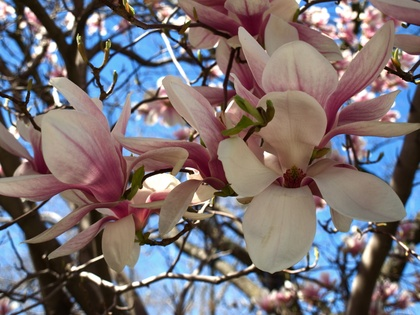
%> input picture pset13/seamCarving/Input/P4250487.jpg, 420 x 315 px, shrunk from 3648 x 2736 before the run
$ octave --eval "Color2Grey('../seamCarving/Input/P4250487.jpg');"   (GNU Octave 9; MATLAB toolbox functions it lacks are replaced by stand-ins)
%> lines starting %> are read from the running program, lines starting %| are printed output that depends on the picture; long printed decimals are rounded
### pset13/Color2GreyRelaxMatlabCode/helper/ImgResize.m
function [ResizedImg]=ImgResize(InImg, RESIZE, imSize)
% function [InImgVec]=InImgXYZto3Vec(InImg)
% Input: w x h x component image
% returns w*h x component array (cols are components, rows are values)
% has option to RESIZE image with width = imSize

  [InImgCol,InImgRow,InImgCh] = size(InImg);

if (RESIZE && InImgRow > imSize && InImgCol > imSize)
    if (0)
        Rsq = resize(double(InImg(:,:,1)), imSize);
        Gsq = resize(double(InImg(:,:,2)), imSize);
        Bsq = resize(double(InImg(:,:,3)), imSize);
    end;
    if (1)
        Rsq =  im_resize(double(InImg(:,:,1)), floor(imSize*InImgRow/InImgCol), floor(imSize*InImgCol/InImgCol));
        Gsq =  im_resize(double(InImg(:,:,2)), floor(imSize*InImgRow/InImgCol), floor(imSize*InImgCol/InImgCol));
        Bsq =  im_resize(double(InImg(:,:,3)), floor(imSize*InImgRow/InImgCol), floor(imSize*InImgCol/InImgCol));
    end;
    InImgRow = size(Rsq,2);
    InImgCol = size(Rsq,1);
else
    Rsq = InImg(:,:,1);
    Gsq = InImg(:,:,2);
    Bsq = InImg(:,:,3);
end;
ResizedImg=zeros(size(Rsq,1),size(Rsq,2),3);
ResizedImg(:,:,1)=Rsq;
ResizedImg(:,:,2)=Gsq;
ResizedImg(:,:,3)=Bsq;

### pset13/Color2GreyRelaxMatlabCode/helper/im_resize.m
function newimg = im_resize(img,nw,nh)
%IM_RESIZE Resize an image using bicubic interpolation
%
%          NEWIMG = IM_RESIZE(IMG,NW,NH) Given input image IMG,
%          returns a new image NEWIMG of size NWxNH.

% Matthew Dailey 2000

  if nargin ~= 3
    error('usage: im_resize(image,new_wid,new_ht)');
  end;

  ht_scale = size(img,1) / nh;
  wid_scale = size(img,2) / nw;

  newimg = interp2(img,(1:nw)*wid_scale,(1:nh)'*ht_scale,'cubic');

### pset13/Color2GreyRelaxMatlabCode/helper/clampM.m
function [Mnew] = clampM(M,minv,maxv)
% function [Mnew] = clamp(M,minv,maxv)
% Given a matrix M, checks each value v, this function clamps value to be in range minv to maxv
[m, n] = size(M);
Mnew = zeros(size(M));
for j=1:m
    for i = 1:n
        v = M(j,i);

        if (v == NaN)
            val = 0;
        elseif (v > maxv)
            val= maxv;
        elseif(v < minv)
            val  =minv;
        else val = v;
        end;
        Mnew(j,i) = val;
    end;
end;

### pset13/Color2GreyRelaxMatlabCode/colorspaces/RGBImg2LABImg.m
function [ LAB ] = RGBImg2LABImg(Img)

[ImgCol,ImgRow,ImgCh] = size(Img);

for j=1:ImgRow
    for i = 1:ImgCol
        [L a b] = RGB2Lab(Img(i,j,1),Img(i,j,2),Img(i,j,3));
        LAB(i,j,1) = L;  LAB(i,j,2) = a;  LAB(i,j,3) = b;
        if (MaxMax(L) > 100 || MinMin(L) < 0)
            fprintf('Error: L(%d,%d) = %f \n', i,j,L);
        end;
       if (MaxMax(a) > 500 || MinMin(a) < -500)
            fprintf('Error: a(%d,%d) = %f \n', i,j,L);
        end;
       if (MaxMax(b) > 500 || MinMin(b) < -500)
            fprintf('Error: b(%d,%d) = %f \n', i,j,L);
        end;


        % [6 lines of commented-out code are left out]
    end;
end;

### pset13/Color2GreyRelaxMatlabCode/colorspaces/LImg2RGBImg.m
function [ RGB ] = LImg2RGBImg(Img)
%%Converts a single L (of LAB) channel image into 3 channel RGB image

[ImgCol,ImgRow,ImgCh] = size(Img);

for j=1:ImgRow
    for i = 1:ImgCol
        [r g b] = Lab2RGB(Img(i,j,1),0,0);
        RGB(i,j,1) = r;  RGB(i,j,2) = g;  RGB(i,j,3) = b;
    end;
end;

### pset13/Color2GreyRelaxMatlabCode/colorspaces/ImgXYZto3Vec.m
function [ImgVec]=ImgXYZto3Vec(InImg)
% function [ImgVec]=ImgXYZto3Vec(Img)
% Input: w x h x component image
% returns w*h x component array (cols are components, rows are values)

  [InImgCol,InImgRow,InImgCh] = size(InImg);

%Want to represent a matrix of A such that row1 = R, row2 = G, row3=B
WH = InImgCol*InImgRow;
R =  reshape(InImg(:,:,1),1,WH);
G =  reshape(InImg(:,:,2),1,WH);
B =  reshape(InImg(:,:,3),1,WH);
RGBInImg = [R ;G; B];


% [11 lines of commented-out code are left out]
ImgVec = double(RGBInImg);

return;

### pset13/Color2GreyRelaxMatlabCode/helper/MaxMax.m
function M = MaxMax(x)
%MAXMAX Maximum of all elements in an n-dimension array
% S = MAXMAX(X)
%

%(C) David Corney (2000)   		D.Corney@cs.ucl.ac.uk

M=x;
for i = 1:ndims(x)
   M=max(M);
end

### pset13/Color2GreyRelaxMatlabCode/helper/MinMin.m
function M = MinMin(x)
%MINMIN Minimum of all elements in an n-dimension array
% S = MINMIN(X)
%

%(C) David Corney (2000)   		D.Corney@cs.ucl.ac.uk

M=x;
for i = 1:ndims(x)
   M=min(M);
end

### pset13/Color2GreyRelaxMatlabCode/Color2Grey.m
function [] = Color2Grey(fileName)
%> called with fileName = '../seamCarving/Input/P4250487.jpg'

ImgPath = './';

%% Color2Grey via Relaxation
%%  Copyright 2005

%% Basic idea is to take the changes in Color image (Cij & Tij) and make a
%% new Gray image where the difference between dGij and Tij are minimized

%Since this is matlab, it is really easy to do this as a vector
% operation... the problem is that this won't work for large
% image, but this matlab code is just for prototyping

%%%%%%%%%%%%%%%%%%%%%%%%%  INITIALIZE VARIABLES   %%%%%%%%%%%%%%%%%%%%%%%%%

% Since the difference in A & B channels are large, we scale them  using
% sigmoid like function tanh
crunchTop = 8;

%This code has a default theta of 135 degrees, using
%cool =  Blue/Green  warm = yellow/red

%Number of iterations for relaxing image
MAX_ITER = 15;
MIN_ITER = 10;

%flag which allows us to stop early if it converges before MAX_ITER
STOP_CONSTRAINT = 0; %Init flag  %Allows it to stop early by setting this flag to 1

% Add option for adding random offset if mean difference is 0
USE_RANDOM_BUMP = 0;  %In practice, this just makes it oscilate longer...

%Pick little increment to add or subtract from G to make it get close to
%color image
little = 1; %.5;

USE_OPTIMIZED_T = 1; %Take advantage of T as 0 on diag, upper/lower symmetric
T_WH = 0;  %size of vector T when using vector rep for symmetric upper/lower triangle

%For plotting figures
gridw = 5; gridh = 1; line = 1;
DISPLAY = 1;

%If the image is too large, it takes too long or may run out of memory
% If RESIZE == 1, then we resize image to have width of imSize and
% proportional height
RESIZE = 1; imSize = 10;


%%%%%%%%%%%%%%%%%%%%  LOAD IMAGES   %%%%%%%%%%%%%%%%%%%%%%%%%

ImgO = imread(strcat(ImgPath, fileName));
%> ImgO is the input picture: size 315x420x3 uint8; mean R, G, B 121.1, 112.3, 116
figHandle = figure ;
if (RESIZE)
    Img = ImgResize(ImgO,RESIZE,imSize); Img = double(Img);
else
    Img = double(ImgO); imSize = size(Img,2);
end;
Img=clampM(Img,0,255.0);
%> after the loop in clampM, `for j=1:m`: val = 253

% [Img fileName figHandle] = myloadResizedImage(imgNum,gridw,gridh,RESIZE,imSize);
fprintf('Starting Relaxation on image: %s\n', fileName);


[ImgCol,ImgRow,ImgCh] = size(Img);
%> ImgCol = 10; ImgRow = 13; ImgCh = 3

%%%%%%%%%%%%%%%%%%%%  CONVERT IMAGE TO LAB   %%%%%%%%%%%%%%%%%%%%%%%%%

% Convert Image to Luminance Image:
fprintf('\tConvert image to LAB....\n');
LABImg = RGBImg2LABImg(Img);

NewLum = LABImg(:,:,1);

%Save a version of the default luminance
L2RGBImg = LImg2RGBImg(NewLum);

%%%%%%%%%%%%%%%%%%%%  Convert Image to VECTOR  %%%%%%%%%%%%%%%%%%%%%%%%%
%% it is faster in matlab to deal with images as vector..
%for loops are expensive

[LABImgVec] = ImgXYZto3Vec(LABImg);  %An array of (components) x (w*h)
%> in ImgXYZto3Vec, `R =  reshape(InImg(:,:,1),1,WH);`: R = 130 values, max 99.88 at index 46, min 24.91 at index 20, mean 70.43
%> in ImgXYZto3Vec, `G =  reshape(InImg(:,:,2),1,WH);`: G = 130 values, max 38.86 at index 71, min -10.29 at index 22, mean 3.44
%> in ImgXYZto3Vec, `B =  reshape(InImg(:,:,3),1,WH);`: B = 130 values, max 47.97 at index 66, min -25.31 at index 121, mean 2.38
%> in ImgXYZto3Vec, `RGBInImg = [R ;G; B];`: RGBInImg = 130 columns, first 8: [67.91 74.71 84.13 76.4 69.94 75.5 37.2 39.66; 3.87 1.66 -4.82 4.58 6.36 7.16 -0.95 1.86; -3.71 6.23 -22.08 3.58 -10.66 4.96 20.47 13.73]
%> in ImgXYZto3Vec, `ImgVec = double(RGBInImg);`: ImgVec has the same summary as RGBInImg
%> LABImgVec has the same summary as RGBInImg in ImgXYZto3Vec
[Comp WH] = size(LABImgVec);
%> Comp = 3; WH = 130

%%%%%%%%%%%%%%%% Variable INIT: string for saving files  %%%%%%%%%%%%%%%%%%%%%%%%%

filePATH = './';
str = sprintf('%sResArray_BGCool_crunchDiff%d_little%.2f_%s',filePATH,crunchTop,little,fileName);
str_grayImg  = sprintf('%sNewG%d_BGCool_crunchDiff%d_little%.2f_%s',filePATH,imSize,crunchTop,little,fileName);


%%%%%%%%%%%%%%%% PRECOMPUTE:  Color & Luminance differences %%%%%%%%%%%%%%%%%%%

fprintf('\tPrecompute Chrominance & Luminance differences....\n');
%Load file if can:
try
    filePATH = './';
    fmat = sprintf('%s%s_size%d.mat',filePATH,fileName,imSize);
    load(fmat, 'T','C','dL');
    printf('\t\tLoaded matrices from file\n');
catch
    fprintf('\t Was NOT able to find mat file: %s\n Precomputing...\n',fmat)

    % Algorithm:

    tic
    T = zeros(WH,WH);
    for i=1:WH
        for j = 1:WH

            if (i == j)
                T(i,j)=0;
            elseif (i > j)
                T(i,j) = CalcTij(i,j, LABImgVec,crunchTop);
                T(j,i) = T(i,j)*-1;
            end;
        end; %for i creating C,T,dL
    end; %for j creating C,T,dL
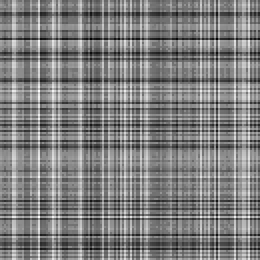
%> T: size 130x130 double (shown 2 times larger); min -74.97, max 74.97, mean 0; drawn with min black and max white
    toc


    % If we didn't load up this mat
    % Save out what we have so far
    filePATH = './';
    fmat = sprintf('%s%s_size%d.mat',filePATH,fileName,imSize);
    save(fmat);

end;% end of try & catch to read in matrices


%%%%%%%%%%%%%%%% Init Gray Image  %%%%%%%%%%%%%%%%%%%%%%%%%

% Init Gray image to 0
% G =  zeros(1,WH);
% OR Init Gray image to Luminance Image
G = LABImgVec(1,:);
%> G has the same summary as R in ImgXYZto3Vec
updatedG = LABImgVec(1,:); %double buffer variable
%> updatedG has the same summary as R in ImgXYZto3Vec
maxL = MaxMax(NewLum);
%> the loop in MaxMax, `for i = 1:ndims(x)` made 2 passes
%> M on pass 2: 99.88
%> maxL = 99.88
minL = MinMin(NewLum);
%> the loop in MinMin, `for i = 1:ndims(x)` made 2 passes
%> M on pass 2: 24.91
%> minL = 24.91

% Set Neighborhood to consider to be N or something smaller
% If wanted to do something smaller, would have to use square matrix for G
% or do some very smart accounting
N = WH;
%> N = 130
M = N;
%> M = 130


%%%%%%%%%%%%%%%% Start Iterations  %%%%%%%%%%%%%%%%%%%%%%%%%
fprintf('\tStart Iterations on image....\n');

iter_want = zeros(MAX_ITER,1);
Tvector=zeros(1,WH);

tic
for iter = 1 : MAX_ITER
    tic
    min_want = zeros(N,1);


    % Touch every pixel once, changing it a little
    % For now assume want to encode signed differences
    if (STOP_CONSTRAINT == 0)

        %%%%%%%%%%%%%%%% Main Loop  %%%%%%%%%%%%%%%%%%%%%%%%%
        for i=1:N


            Tvector(:)=T(i,:);


            % [4 lines of commented-out code are left out]
            dGZero = G(i) - G;
            dGPlus = dGZero  +little;
            dGNeg = dGZero-little ;

            %More continuous changes
            tmpD = (dGPlus - Tvector);
            want0_p = mean(tmpD.*tmpD);
            tmpD = (dGZero - Tvector);
            want0_0 = mean(tmpD.*tmpD);
            tmpD = (dGNeg - Tvector);
            want0_n = mean(tmpD .* tmpD);


            %if I add a little to Gi and it make dG - T(i,j) smaller,
            %   this is good
            % otherwise if I subtract a little to Gi and it makes dG - T(i,j)
            % smaller,
            %    do that
            %  else   leave it alone
            min_want(i) = min(min(want0_p,want0_0),want0_n);
            if (USE_RANDOM_BUMP && min_want(i) == want0_0 && min_want(i) == 0 )

                updatedG(i) = G(i)+ (rand(1)-.5); %Add random amount [-.5,.5]

                %fprintf(' adding random shift G(%d)\n',i);
                %Do nothing
            else
                if (min_want(i) == want0_p)
                    % fprintf('adding a little G(%d)\n',i);
                    updatedG(i) = G(i)+little;
                    %  fprintf(' adding  G(%d)\n',i);
                elseif (min_want(i) == want0_n)
                    % fprintf('subtracting a little G(%d)\n',i);
                    updatedG(i) = G(i) - little;
                    %  fprintf(' subtracting G(%d)\n',i);
                else
                    if (USE_RANDOM_BUMP && mean((dGPlus - T(i,:)) .* (dGNeg - T(i,:))) >  (mean((dGPlus - T(i,:))))^2)

                        updatedG(i) = G(i)+ (rand(1)-.5);

                        %    fprintf(' adding random shift G(%d)\n',i);
                        %else
                        %    fprintf('ick: doing nothing for G(%d)\n',i);
                    end;
                    %Do nothing
                end;
            end;

        end; %end of i, touching every pixel once & moving G[i] a little
        toc
        %%%%%%%%%%%%%%%% END OF Main Loop  %%%%%%%%%%%%%%%%%%%%%%%%%

        G =updatedG;  %Double buffering

        if (   DISPLAY)
            %%%%%%%%%%%   DISPLAY Intermediate Results  %%%%%%%%%%%%%
            %Show results
            NewG = reshape(G,ImgCol,ImgRow);
            NewG2RGBImg = LImg2RGBImg(NewG);
            %imwrite(uint8(RGBImg), colormap(gray(256)), char(strcat('NewGrayRegularization_', fileName)), 'png');


            %line = 2; bin = 4;

            gridw = 3;
            gridh = 1;
            line = 1;

            subplot(gridw,gridh,line);

            %Show Image
            image(NewG2RGBImg/255.0)
            title 'NewGray';
            %colormap(gray(256));
            daspect([1 1 1]);
            axis off;
            line = line + 1;

            subplot(gridw,gridh,line);
            %Show Image
            image(Img/255.0)
            title 'Original';
            %colormap(gray(256));
            daspect([1 1 1]);
            axis off;
            line = line + 1;

            subplot(gridw,gridh,line)  %m x n matrix of figures
            %Show Image
            image(L2RGBImg/255.0)
            title 'Old L in RGB';
            colormap(gray(256));
            daspect([1 1 1]);
            axis off;
            line = line +1;

            iter_want(iter) =   mean(min_want);
            fprintf('\t%d: Mean min_want = %f\n', iter, mean(min_want));


            pause(.25);

            %%%%%%%%%%%   END OF  DISPLAY Intermediate Results  %%%%%%%%%%%%%
        end; %end of if DISPLAY

        if (iter > MIN_ITER)
            %%%%%%%%%%%   Other Stopping Criteria  %%%%%%%%%%%%%
            % [7 lines of commented-out code are left out]

            %%%%%%%%%%%   Other Stopping Criteria  %%%%%%%%%%%%%
            if (abs(mean(iter_want(iter-5:iter)) - iter_want(iter) ) < .001 )
                fprintf('\t stopping.. iterations no changing\n');
                STOP_CONSTRAINT = 1;
            end;
        end;

        %%%%%%%%%%%   Save out Intermediate Results  %%%%%%%%%%%%%
        NewG = reshape(G,ImgCol,ImgRow);
        NewG2RGBImg = LImg2RGBImg(NewG);
        fprintf('Will try to write out image %s\n', str_grayImg);
        imwrite(uint8(NewG2RGBImg), colormap(gray(256)), str_grayImg, 'png');

    end; %end of if stop constraint
end; %end of iter
%> this loop made 15 passes
%| 	1: Mean min_want = 14.231
%| 	2: Mean min_want = 12.841
%| 	3: Mean min_want = 12.547
%| 	4: Mean min_want = 12.516
%| 	5: Mean min_want = 12.514
%| 	6: Mean min_want = 12.514
%| 	7: Mean min_want = 12.514
%| 	8: Mean min_want = 12.514
%> (further printed lines are left out)
%> pass 1, in Color2Grey, `axis off;`:
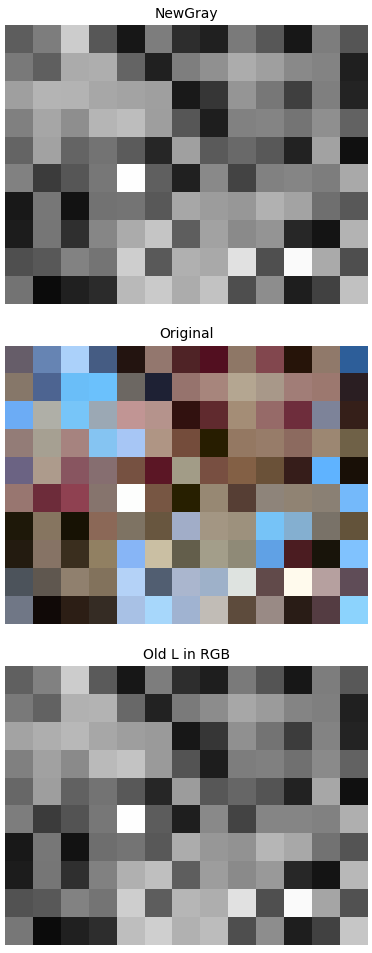
%> figure redrawn from the program's plot data, 3 panels
%> after the loop, G = 130 values, max 99.88 at index 46, min 24.91 at index 20, mean 70.52; STOP_CONSTRAINT = 1; Tvector = 130 values, max 65.87 at index 20, min -9.1 at index 46, mean 18.85; dGNeg = 130 values, max 63.87 at index 20, min -11.1 at index 46, mean 18.26; dGPlus = 130 values, max 65.87 at index 20, min -9.1 at index 46, mean 20.26; dGZero = 130 values, max 64.87 at index 20, min -10.1 at index 46, mean 19.26; gridh = 1; gridw = 3; iter_want = [14.23; 12.84; 12.55; 12.52; 12.51; 12.51; 12.51; 12.51; 12.51; 12.51; 12.51; 0; 0; 0; 0]; line = 4; min_want = 130 values from 0 to 0; tmpD = 130 values, max 12.12 at index 14, min -4 at index 24, mean -0.586; updatedG has the same summary as G; want0_0 = 16.17; want0_n = 16.34; want0_p = 18


%%%%%%%%%%%   END OF ALL for this image  %%%%%%%%%%%%%
NewG = reshape(G,ImgCol,ImgRow);


NewG2RGBImg = LImg2RGBImg(NewG);
%imwrite(uint8(RGBImg), colormap(gray(256)), char(strcat('NewGrayRegularization_', fileName)), 'png');


%line = 2; bin = 4;

gridw = 3;
gridh = 1;
line = 1;

subplot(gridw,gridh,line);

%Show Image
image(NewG2RGBImg/255.0)
title 'NewGray';
%colormap(gray(256));
daspect([1 1 1]);
axis off;
line = line + 1;

subplot(gridw,gridh,line);
%Show Image
image(Img/255.0)
title 'Original';
%colormap(gray(256));
daspect([1 1 1]);
axis off;
line = line + 1;

subplot(gridw,gridh,line)  %m x n matrix of figures
%Show Image
image(L2RGBImg/255.0)
title 'Old L in RGB';
colormap(gray(256));
daspect([1 1 1]);
axis off;

pause(2);


fprintf('Outputing Image array to file\n\t %s\n', str);
print(figHandle, '-dpng',str);


fprintf('Will try to write out image %s\n', str_grayImg);
imwrite(uint8(NewG2RGBImg), colormap(gray(256)), str_grayImg, 'png');

fprintf('Algorithm Complete for image %s.... DONE\n', fileName);


%%%%%%%%%%%%% Helper functions %%%%%%%%%%%%%%%%%%%%%%

% [7 lines left out: function getMagicMatrixValue, not called in this run]

function [k]= getMagicMatrixIndex(i,j,N)
% k  = ((j - 1)*j/2) + i;  %  for lower diagonal  i <= j
k = i + (((2*N)-j)*(j-1)/2);  % for upper diagonal  i >= j

% [58 lines left out: functions getSizeMagicMatrix, CalcTij, crunch, not called in this run]

$ run again, on pset13/seamCarving/Input/copley.png
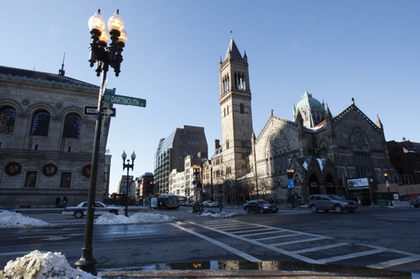
%> input picture pset13/seamCarving/Input/copley.png, 420 x 279 px, shrunk from 512 x 340 before the run
%> in Color2Grey, ImgO is the input picture: size 279x420x3 uint8; mean R, G, B 98.5, 112.6, 133.1
%> after the loop in clampM, `for j=1:m`: val = 135
%> R = 150 values, max 99.06 at index 36, min 21.88 at index 127, mean 69.19
%> in ImgXYZto3Vec, `G =  reshape(InImg(:,:,2),1,WH);`: G = 150 values, max 6.49 at index 67, min -5.43 at index 16, mean -0.524
%> B = 150 values, max 24.69 at index 66, min -16.26 at index 121, mean -7.29
%> RGBInImg = 150 columns, first 8: [91.13 92.66 53.95 51.25 57.24 55.93 35.62 78.29; -1.58 -0.907 -0.243 0.497 0.0858 -0.176 0.0375 -0.61; -8.44 -7.82 -2.18 -5.13 -7.45 -6.95 -3 -9.7]
%> ImgVec has the same summary as RGBInImg
%> LABImgVec has the same summary as RGBInImg in ImgXYZto3Vec
%> after the loop in Color2Grey, `for i=1:WH`:
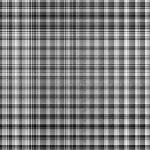
%> T: size 150x150 double; min -77.18, max 77.18, mean 0; drawn with min black and max white
%> in Color2Grey, `G = LABImgVec(1,:);`: G has the same summary as R in ImgXYZto3Vec
%> in Color2Grey, `updatedG = LABImgVec(1,:);`: updatedG has the same summary as R in ImgXYZto3Vec
%> the loop in MaxMax, `for i = 1:ndims(x)` made 2 passes
%> M on pass 2: 99.06
%> maxL = 99.06
%> the loop in MinMin, `for i = 1:ndims(x)` made 2 passes
%> M on pass 2: 21.88
%> minL = 21.88
%> the loop in Color2Grey, `for iter = 1 : MAX_ITER` made 15 passes
%| 	1: Mean min_want = 4.790
%| 	2: Mean min_want = 4.444
%| 	3: Mean min_want = 4.379
%| 	4: Mean min_want = 4.359
%| 	5: Mean min_want = 4.354
%> (further printed lines are left out)
%> pass 1, in Color2Grey, `axis off;`:
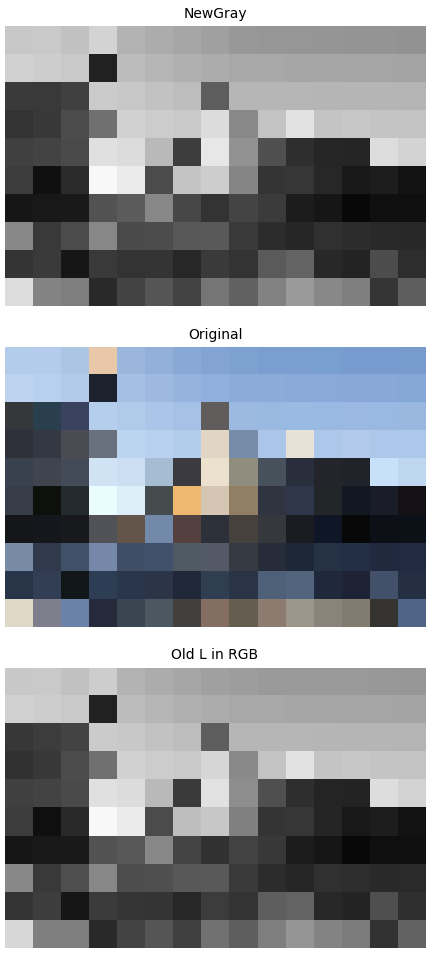
%> figure redrawn from the program's plot data, 3 panels
%> after the loop in Color2Grey, `for iter = 1 : MAX_ITER`: G = 150 values, max 99.06 at index 36, min 21.88 at index 127, mean 69.56; STOP_CONSTRAINT = 1; Tvector = 150 values, max 46.54 at index 127, min -30.64 at index 36, mean -1.61; dGNeg = 150 values, max 45.54 at index 127, min -31.64 at index 36, mean -2.14; dGPlus = 150 values, max 47.54 at index 127, min -29.64 at index 36, mean -0.141; dGZero = 150 values, max 46.54 at index 127, min -30.64 at index 36, mean -1.14; gridh = 1; gridw = 3; iter_want = [4.79; 4.44; 4.38; 4.36; 4.35; 4.35; 4.35; 4.35; 4.34; 4.34; 4.34; 4.34; 4.34; 4.34; 4.34]; line = 4; min_want = 150 values, max 21.43 at index 110, min 0.593 at index 127, mean 4.34; tmpD = 150 values, max 12.64 at index 56, min -4 at index 66, mean -0.526; updatedG has the same summary as G; want0_0 = 8.29; want0_n = 8.34; want0_p = 10.24

$ run again, on pset13/seamCarving/Input/parkstreet.png
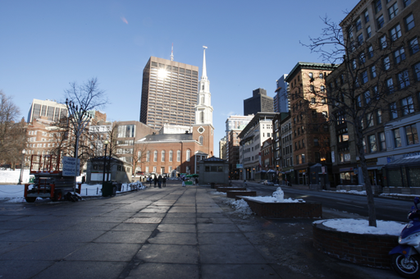
%> input picture pset13/seamCarving/Input/parkstreet.png, 420 x 279 px, shrunk from 512 x 340 before the run
%> in Color2Grey, ImgO is the input picture: size 279x420x3 uint8; mean R, G, B 87.8, 98, 115.5
%> after the loop in clampM, `for j=1:m`: val = 24
%> R = 150 values, max 95.17 at index 53, min 20.28 at index 17, mean 61.87
%> in ImgXYZto3Vec, `G =  reshape(InImg(:,:,2),1,WH);`: G = 150 values, max 10.79 at index 139, min -3.43 at index 37, mean 0.089
%> B = 150 values, max 14.96 at index 56, min -34.2 at index 148, mean -7.87
%> RGBInImg = 150 columns, first 8: [82.04 85.59 89.06 92.27 79.18 74.11 46.39 52.4; -1.94 -1.45 -1.47 -1.45 2.83 -0.837 0.163 0.938; -15.69 -13.58 -10.55 -8.66 7.44 1.11 -10.33 -13.17]
%> ImgVec has the same summary as RGBInImg
%> LABImgVec has the same summary as RGBInImg in ImgXYZto3Vec
%> after the loop in Color2Grey, `for i=1:WH`:
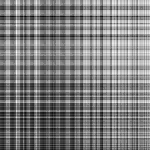
%> T: size 150x150 double; min -74.89, max 74.89, mean 0; drawn with min black and max white
%> in Color2Grey, `G = LABImgVec(1,:);`: G has the same summary as R in ImgXYZto3Vec
%> in Color2Grey, `updatedG = LABImgVec(1,:);`: updatedG has the same summary as R in ImgXYZto3Vec
%> the loop in MaxMax, `for i = 1:ndims(x)` made 2 passes
%> M on pass 2: 95.17
%> maxL = 95.17
%> the loop in MinMin, `for i = 1:ndims(x)` made 2 passes
%> M on pass 2: 20.28
%> minL = 20.28
%> the loop in Color2Grey, `for iter = 1 : MAX_ITER` made 15 passes
%| 	1: Mean min_want = 6.821
%| 	2: Mean min_want = 6.203
%| 	3: Mean min_want = 6.148
%| 	4: Mean min_want = 6.139
%| 	5: Mean min_want = 6.130
%> (further printed lines are left out)
%> pass 1, in Color2Grey, `axis off;`:
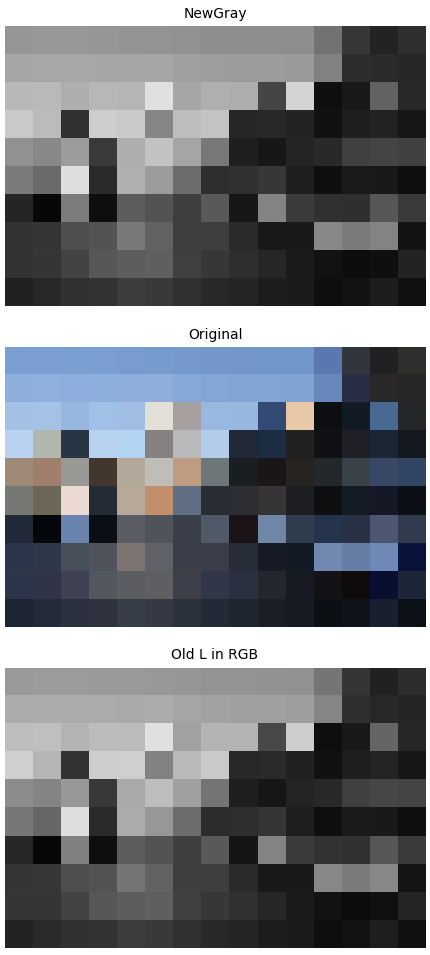
%> figure redrawn from the program's plot data, 3 panels
%> after the loop in Color2Grey, `for iter = 1 : MAX_ITER`: G = 150 values, max 95.17 at index 53, min 20.28 at index 17, mean 61.55; STOP_CONSTRAINT = 1; Tvector = 150 values, max 10.23 at index 17, min -64.66 at index 53, mean -31.49; dGNeg = 150 values, max 9.23 at index 17, min -65.66 at index 53, mean -32.04; dGPlus = 150 values, max 11.23 at index 17, min -63.66 at index 53, mean -30.04; dGZero = 150 values, max 10.23 at index 17, min -64.66 at index 53, mean -31.04; gridh = 1; gridw = 3; iter_want = [6.82; 6.2; 6.15; 6.14; 6.13; 6.13; 6.13; 6.13; 6.13; 6.13; 6.13; 0; 0; 0; 0]; line = 4; min_want = 150 values from 0 to 0; tmpD = 150 values, max 10.03 at index 129, min -11.31 at index 148, mean -0.548; updatedG has the same summary as G; want0_0 = 3.53; want0_n = 3.62; want0_p = 5.43
